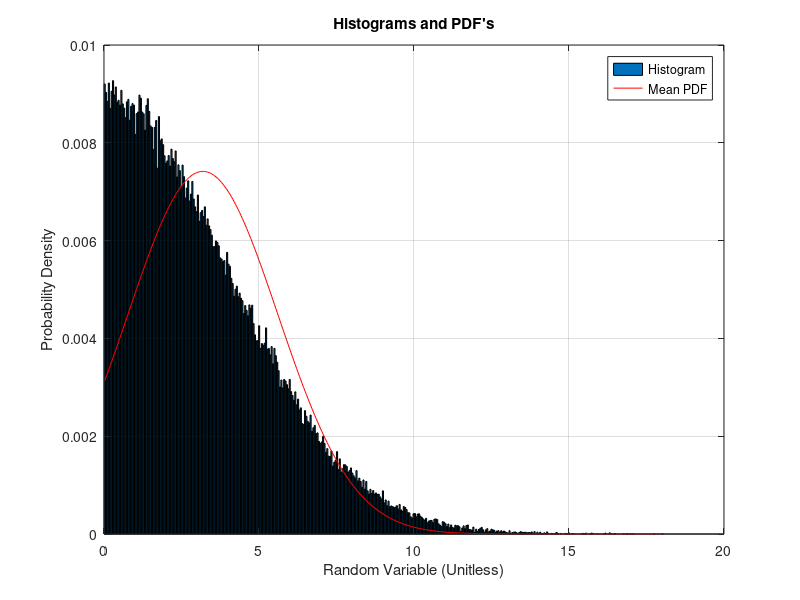
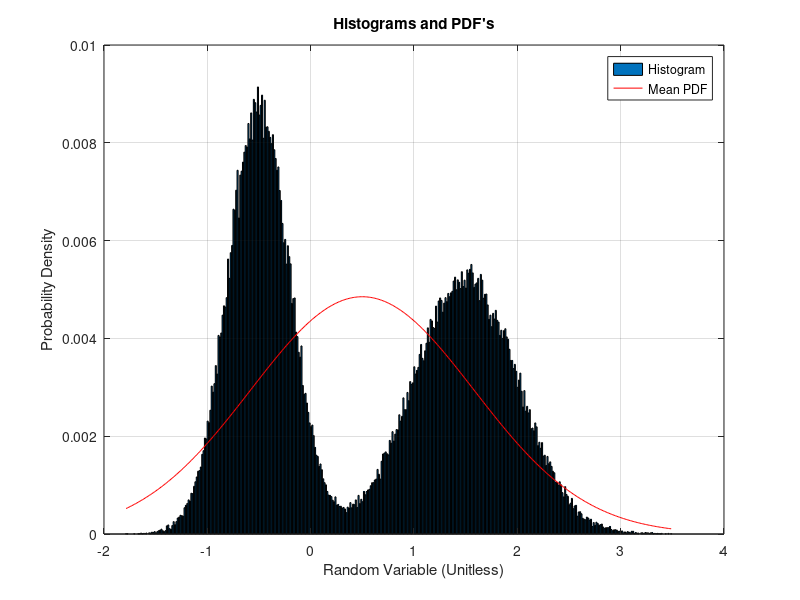
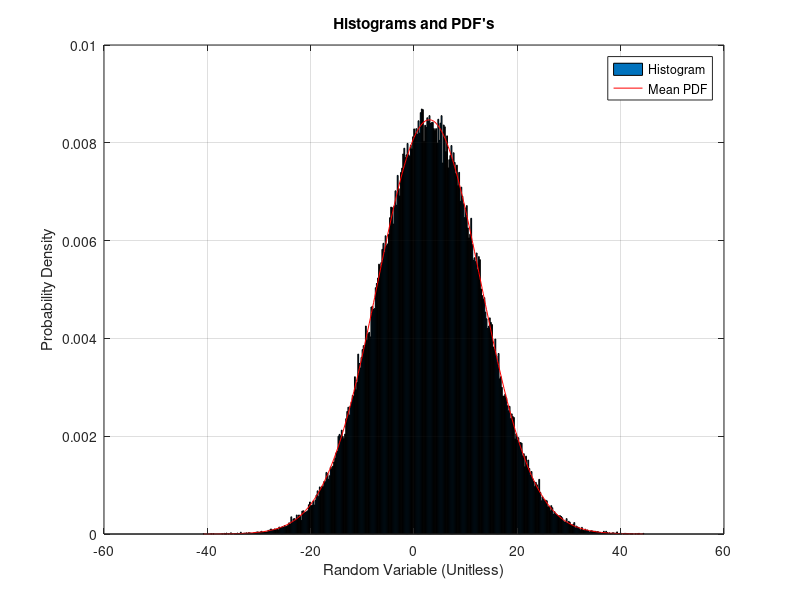
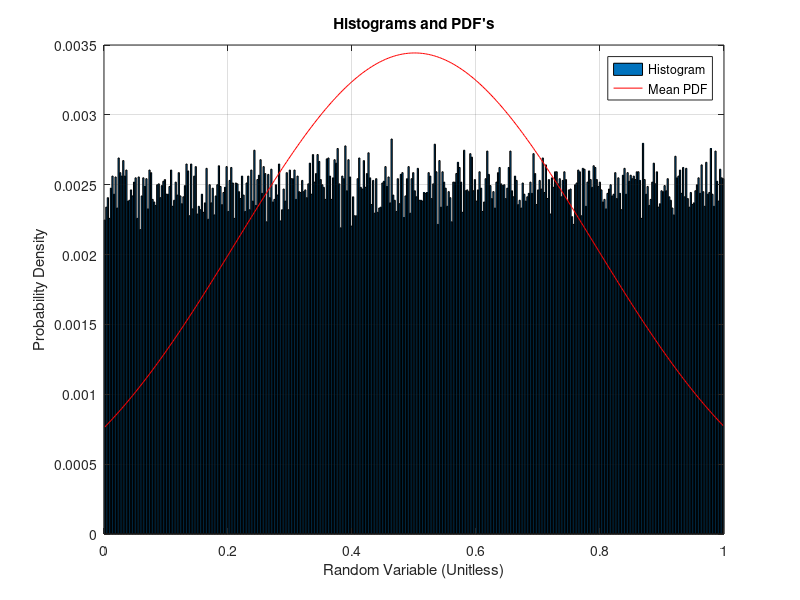

MATLAB code to generate these figures, in order:
% Remove variable and plots.
clear
close all

% Read in the data
load('HistogramPDF1.csv');
load('PDF1.csv');
load('HistogramPDF2.csv');
load('PDF2.csv');
load('HistogramPDF3.csv');
load('PDF3.csv');
load('HistogramPDF4.csv');
load('PDF4.csv');
load('HistogramPDF5.csv');
load('PDF5.csv');


%% 
% for row 1
% Plot the histogram estimate of the Histogram
figure(1);
bar( HistogramPDF1(:,2), HistogramPDF1(:,1) );
hold on

% Plot the pdf's using the Gaussian distribution of 90% CI
plot( PDF1(:,2), PDF1(:,1), 'r' );

title( 'Histograms and PDF''s' );
xlabel( 'Random Variable (Unitless)' );
ylabel( 'Probability Density' );
grid
legend( 'Histogram', 'Mean PDF');
print -dpng Figure1.png
%% 
% for row 2
% Plot the histogram estimate of the Histogram
figure(2);
bar( HistogramPDF2(:,2), HistogramPDF2(:,1) );
hold on

% Plot the pdf's using the Gaussian distribution of 90% CI
plot( PDF2(:,2), PDF2(:,1), 'r' );

title( 'Histograms and PDF''s' );
xlabel( 'Random Variable (Unitless)' );
ylabel( 'Probability Density' );
grid
legend( 'Histogram', 'Mean PDF');
print -dpng Figure2.png

%% 
% for row 3
% Plot the histogram estimate of the Histogram
figure(3);
bar( HistogramPDF3(:,2), HistogramPDF3(:,1) );
hold on

% Plot the pdf's using the Gaussian distribution of 90% CI
plot( PDF3(:,2), PDF3(:,1), 'r' );

title( 'Histograms and PDF''s' );
xlabel( 'Random Variable (Unitless)' );
ylabel( 'Probability Density' );
grid
legend( 'Histogram', 'Mean PDF');
print -dpng Figure3.png

%% 
% for row 4
% Plot the histogram estimate of the Histogram
figure(4);
bar( HistogramPDF4(:,2), HistogramPDF4(:,1) );
hold on

% Plot the pdf's using the Gaussian distribution of 90% CI
plot( PDF4(:,2), PDF4(:,1), 'r' );

title( 'Histograms and PDF''s' );
xlabel( 'Random Variable (Unitless)' );
ylabel( 'Probability Density' );
grid
legend( 'Histogram', 'Mean PDF');
print -dpng Figure4.png

%% 
% for row 5
% Plot the histogram estimate of the Histogram
figure(5);
bar( HistogramPDF5(:,2), HistogramPDF5(:,1) );
hold on

% Plot the pdf's using the Gaussian distribution of 90% CI
plot( PDF5(:,2), PDF5(:,1), 'r' );

title( 'Histograms and PDF''s' );
xlabel( 'Random Variable (Unitless)' );
ylabel( 'Probability Density' );
grid
legend( 'Histogram', 'Mean PDF');
print -dpng Figure5.png
